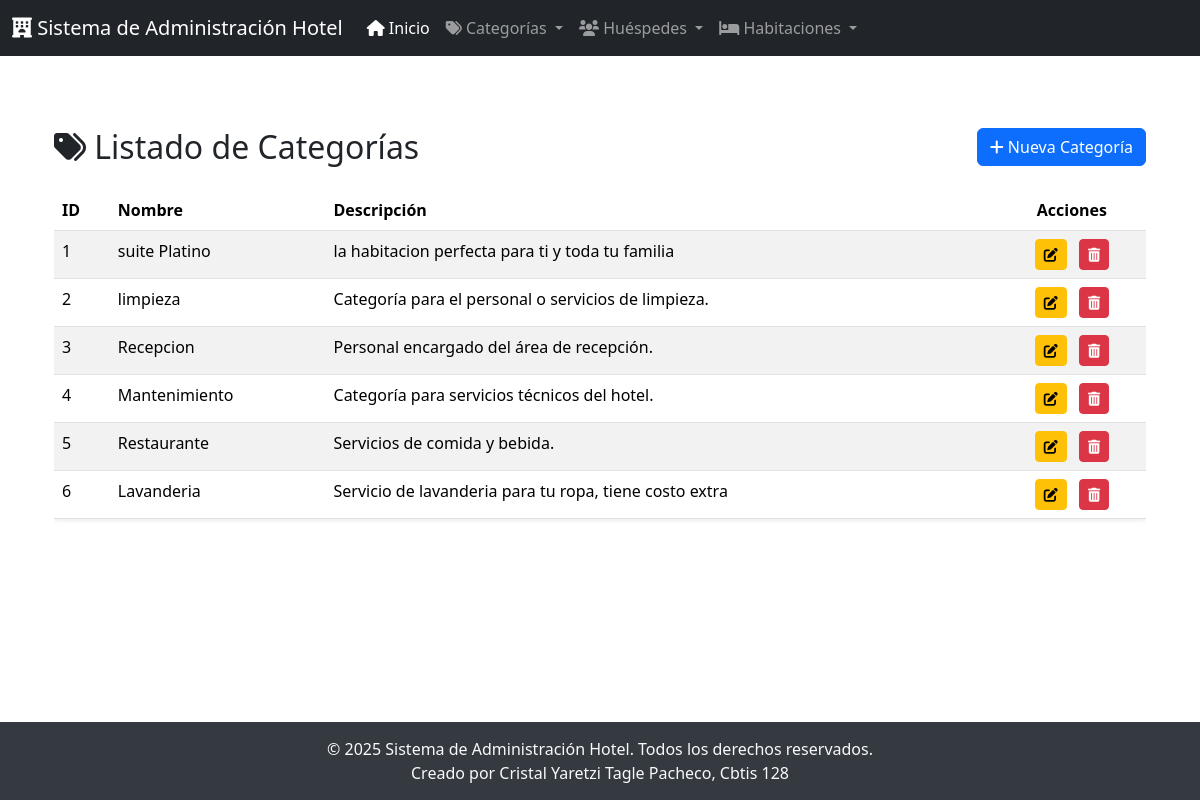
Page /categorias/ on the committed database.
### app_Hotel/models.py (models this page shows, shortened)
class Categoria(models.Model):
    nombre = models.CharField(max_length=100, unique=True)
    descripcion = models.TextField(blank=True, null=True)

### app_Hotel/views.py (the view)
# urls.py: path('categorias/', views.ver_categorias, name='ver_categorias'),
def ver_categorias(request):
    categorias = Categoria.objects.all()
    return render(request, 'app_Hotel/categoria/ver_categorias.html', {'categorias': categorias})

### app_Hotel/templates/app_Hotel/categoria/ver_categorias.html (shortened to what this page needs)
{% extends 'app_Hotel/base.html' %}
{% block content %}
<div class="container my-5">
    <div class="d-flex justify-content-between align-items-center mb-4">
        <h2 class="mb-0"><i class="fas fa-tags"></i> Listado de Categorías</h2>
        <a href="{% url 'agregar_categoria' %}" class="btn btn-primary"><i class="fas fa-plus"></i> Nueva Categoría</a>
    </div>
    {% if categorias %}
    <div class="table-responsive">
        <table class="table table-hover table-striped shadow-sm">
            <thead class="bg-dark text-white">
                <tr>
                    <th scope="col">ID</th>
                    <th scope="col">Nombre</th>
                    <th scope="col">Descripción</th>
                    <th scope="col" class="text-center">Acciones</th>
                </tr>
            </thead>
            <tbody>
                {% for categoria in categorias %}
                <tr>
                    <td>{{ categoria.id }}</td>
                    <td>{{ categoria.nombre }}</td>
                    <td>{{ categoria.descripcion|default:"Sin descripción" }}</td>
                    <td class="text-center">
                        <a href="{% url 'actualizar_categoria' categoria.id %}" class="btn btn-warning btn-sm me-2" title="Editar"><i class="fas fa-edit"></i></a>
                        <a href="{% url 'borrar_categoria' categoria.id %}" class="btn btn-danger btn-sm" title="Borrar"><i class="fas fa-trash-alt"></i></a>
                    </td>
                </tr>
                {% endfor %}
            </tbody>
        </table>
    </div>
    {% else %}
    <div class="alert alert-info text-center" role="alert">
        No hay categorías registradas. <a href="{% url 'agregar_categoria' %}" class="alert-link">¡Agrega una ahora!</a>
    </div>
    {% endif %}
</div>
{% endblock %}

### app_Hotel/templates/app_Hotel/base.html (shortened to what this page needs)
{% load static %}
<!DOCTYPE html>
<html lang="es">
<head>
    <link href="https://cdn.jsdelivr.net/npm/bootstrap@5.3.3/dist/css/bootstrap.min.css" rel="stylesheet">
    <link rel="stylesheet" href="https://cdnjs.cloudflare.com/ajax/libs/font-awesome/6.0.0-beta3/css/all.min.css">
</head>
<body>
    {% include 'app_Hotel/navbar.html' %}
    <div class="container mt-4 content">
        {% block content %}
        {% endblock %}
    </div>
    {% include 'app_Hotel/footer.html' %}
</body>
</html>

### app_Hotel/templates/app_Hotel/navbar.html (shortened to what this page needs)
<nav class="navbar navbar-expand-lg navbar-dark bg-dark">
    <div class="container-fluid">
        <a class="navbar-brand" href="{% url 'inicio_hotel' %}">
            <i class="fas fa-hotel"></i> Sistema de Administración Hotel
        </a>
        <div class="collapse navbar-collapse" id="navbarNav">
            <ul class="navbar-nav me-auto mb-2 mb-lg-0">
                <li class="nav-item">
                    <a class="nav-link active" aria-current="page" href="{% url 'inicio_hotel' %}">
                        <i class="fas fa-home"></i> Inicio
                    </a>
                </li>
                <li class="nav-item dropdown">
                    <a class="nav-link dropdown-toggle" href="#" id="navbarDropdownCategorias" role="button" data-bs-toggle="dropdown" aria-expanded="false">
                        <i class="fas fa-tags"></i> Categorías
                    </a>
                </li>
                <li class="nav-item dropdown">
                    <a class="nav-link dropdown-toggle" href="#" id="navbarDropdownHuespedes" role="button" data-bs-toggle="dropdown" aria-expanded="false">
                        <i class="fas fa-users"></i> Huéspedes
                    </a>
                </li>
                <li class="nav-item dropdown">
                    <a class="nav-link dropdown-toggle" href="#" id="navbarDropdownHabitaciones" role="button" data-bs-toggle="dropdown" aria-expanded="false">
                        <i class="fas fa-bed"></i> Habitaciones
                    </a>
                </li>
            </ul>
        </div>
    </div>
</nav>

### app_Hotel/templates/app_Hotel/footer.html
<footer class="footer">
    <div class="container">
        <span class="text-light">&copy; {% now "Y" %} Sistema de Administración Hotel. Todos los derechos reservados.</span>
        <br>
        <span class="text-light">Creado por Cristal Yaretzi Tagle Pacheco, Cbtis 128</span>
    </div>
</footer>

### app_Hotel/templates/app_Hotel/base.html (style rules this page uses)
body { display: flex; flex-direction: column; min-height: 100vh; }
.content { flex: 1; padding-bottom: 70px; }
.footer { position: fixed; bottom: 0; width: 100%; background-color: #343a40; color: white; text-align: center; padding: 15px 0; z-index: 1000; }

### rows in the picture
Categoria: id "1", nombre "suite Platino", descripcion "la habitacion perfecta para ti y toda tu familia"
Categoria: id "2", nombre "limpieza", descripcion "Categoría para el personal o servicios de limpieza."
Categoria: id "3", nombre "Recepcion", descripcion "Personal encargado del área de recepción."
Categoria: id "4", nombre "Mantenimiento", descripcion "Categoría para servicios técnicos del hotel."
Categoria: id "5", nombre "Restaurante", descripcion "Servicios de comida y bebida."
Categoria: id "6", nombre "Lavanderia", descripcion "Servicio de lavanderia para tu ropa, tiene costo extra"
